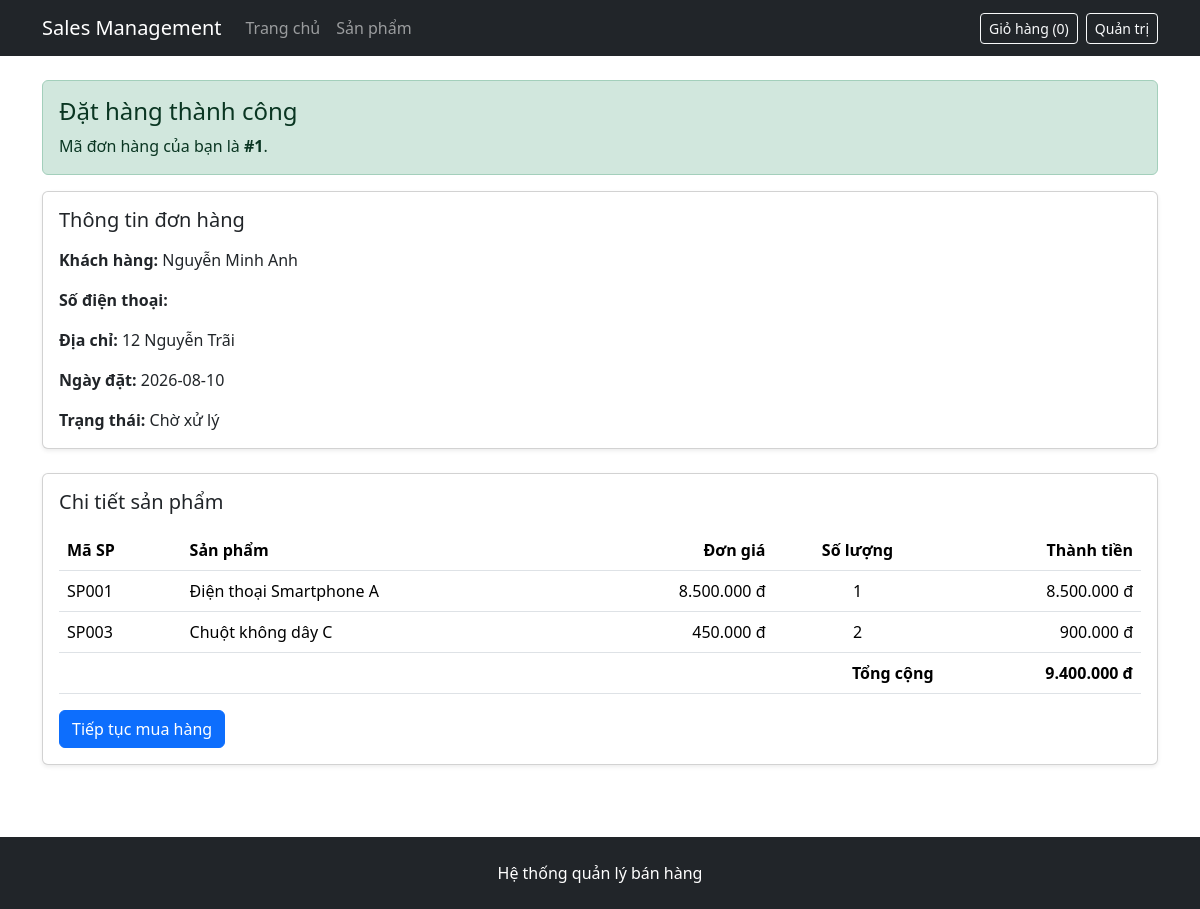
Page /order-success.php?id=1 on the committed database.
### tables this page shows
CREATE TABLE orders (
    OrderID INT AUTO_INCREMENT PRIMARY KEY,
    OrderDate DATE NOT NULL,
    CustomerID INT NOT NULL,
    EmployeeID INT NOT NULL,
    ShipperID INT NOT NULL,

    CONSTRAINT fk_orders_customer
        FOREIGN KEY (CustomerID) REFERENCES customers(CustomerID),
    CONSTRAINT fk_orders_employee
        FOREIGN KEY (EmployeeID) REFERENCES employees(EmployeeID),
    CONSTRAINT fk_orders_shipper
        FOREIGN KEY (ShipperID) REFERENCES shippers(ShipperID)
);

CREATE TABLE customers (
    CustomerID INT AUTO_INCREMENT PRIMARY KEY,
    CustomerName VARCHAR(100) NOT NULL,
    ContactName VARCHAR(100),
    Address VARCHAR(200),
    City VARCHAR(100),
    PostalCode VARCHAR(20),
    Country VARCHAR(100),
    Phone VARCHAR(20)
);

CREATE TABLE orderdetail (
    OrderDetailID INT AUTO_INCREMENT PRIMARY KEY,
    Quantity INT NOT NULL,
    UnitPrice DECIMAL(12,2) NOT NULL,
    OrderID INT NOT NULL,
    ProductID INT NOT NULL,

    CONSTRAINT chk_orderdetail_quantity CHECK (Quantity > 0),
    CONSTRAINT chk_orderdetail_unitprice CHECK (UnitPrice >= 0),
    CONSTRAINT fk_orderdetail_order
        FOREIGN KEY (OrderID)
        REFERENCES orders(OrderID)
        ON DELETE CASCADE,
    CONSTRAINT fk_orderdetail_product
        FOREIGN KEY (ProductID) REFERENCES products(ProductID)
);

CREATE TABLE products (
    ProductID INT AUTO_INCREMENT PRIMARY KEY,
    ProductCode VARCHAR(50) NOT NULL UNIQUE,
    ProductName VARCHAR(255) NOT NULL,
    Description TEXT,
    Unit VARCHAR(20),
    Price DECIMAL(12,2) NOT NULL DEFAULT 0,
    StockQuantity INT NOT NULL DEFAULT 0,
    IsActive BOOLEAN NOT NULL DEFAULT TRUE,
    SupplierID INT NOT NULL,
    CategoryID INT NOT NULL,

    CONSTRAINT chk_products_price CHECK (Price >= 0),
    CONSTRAINT chk_products_stock CHECK (StockQuantity >= 0),
    CONSTRAINT fk_products_supplier
        FOREIGN KEY (SupplierID) REFERENCES suppliers(SupplierID),
    CONSTRAINT fk_products_category
        FOREIGN KEY (CategoryID) REFERENCES categories(CategoryID)
);

### public/order-success.php (the view, shortened to what this page needs)
<?php
require_once '/var/www/src/config/database.php';
$orderID = isset($_GET['id'])
    ? (int) $_GET['id']
    : 0;
$sqlOrder = "
    SELECT
        o.OrderID,
        o.OrderDate,
        c.CustomerName,
        c.Phone,
        c.Address
    FROM orders o, customers c
    WHERE o.CustomerID = c.CustomerID
      AND o.OrderID = ?
";
$stmtOrder = $conn->prepare($sqlOrder);
$stmtOrder->bind_param('i', $orderID);
$stmtOrder->execute();
$orderResult = $stmtOrder->get_result();
$order = $orderResult->fetch_assoc();
$sqlDetail = "
    SELECT
        od.Quantity,
        od.UnitPrice,
        p.ProductCode,
        p.ProductName
    FROM orderdetail od, products p
    WHERE od.ProductID = p.ProductID
      AND od.OrderID = ?
    ORDER BY od.OrderDetailID
";
$stmtDetail = $conn->prepare($sqlDetail);
$stmtDetail->bind_param('i', $orderID);
$stmtDetail->execute();
$detailResult = $stmtDetail->get_result();
$orderItems = [];
$orderTotal = 0;
while ($row = $detailResult->fetch_assoc()) {
    $row['Subtotal'] =
        (float) $row['UnitPrice']
        * (int) $row['Quantity'];
    $orderTotal += $row['Subtotal'];
    $orderItems[] = $row;
}
$orderStatus = 'Chờ xử lý';
require_once '/var/www/src/includes/frontend/header.php';
require_once '/var/www/src/includes/frontend/navbar.php';
?>
<div class="container py-4">
    <div class="alert alert-success">
        <h1 class="h4 mb-2">
            Đặt hàng thành công
        </h1>
        <p class="mb-0">
            Mã đơn hàng của bạn là
            <strong>#<?= (int) $order['OrderID'] ?></strong>.
        </p>
    </div>
    <div class="card shadow-sm mb-4">
        <div class="card-body">
            <h2 class="h5 mb-3">Thông tin đơn hàng</h2>
            <p>
                <strong>Khách hàng:</strong>
                <?= htmlspecialchars($order['CustomerName']) ?>
            </p>
            <p>
                <strong>Số điện thoại:</strong>
            </p>
            <p>
                <strong>Địa chỉ:</strong>
                <?= htmlspecialchars($order['Address'] ?? '') ?>
            </p>
            <p>
                <strong>Ngày đặt:</strong>
                <?= htmlspecialchars($order['OrderDate']) ?>
            </p>
            <p class="mb-0">
                <strong>Trạng thái:</strong>
                <?= htmlspecialchars($orderStatus) ?>
            </p>
        </div>
    </div>
    <div class="card shadow-sm">
        <div class="card-body">
            <h2 class="h5 mb-3">Chi tiết sản phẩm</h2>
            <div class="table-responsive">
                <table class="table align-middle">
                    <thead>
                        <tr>
                            <th>Mã SP</th>
                            <th>Sản phẩm</th>
                            <th class="text-end">Đơn giá</th>
                            <th class="text-center">Số lượng</th>
                            <th class="text-end">Thành tiền</th>
                        </tr>
                    </thead>
                    <tbody>
                        <?php foreach ($orderItems as $item): ?>
                            <tr>
                                <td>
                                    <?= htmlspecialchars($item['ProductCode']) ?>
                                </td>
                                <td>
                                    <?= htmlspecialchars($item['ProductName']) ?>
                                </td>
                                <td class="text-end">
                                    <?= number_format(
                                        (float) $item['UnitPrice'],
                                        0,
                                        ',',
                                        '.'
                                    ) ?> đ
                                </td>
                                <td class="text-center">
                                    <?= (int) $item['Quantity'] ?>
                                </td>
                                <td class="text-end">
                                    <?= number_format(
                                        (float) $item['Subtotal'],
                                        0,
                                        ',',
                                        '.'
                                    ) ?> đ
                                </td>
                            </tr>
                        <?php endforeach; ?>
                    </tbody>
                    <tfoot>
                        <tr>
                            <th colspan="4" class="text-end">
                                Tổng cộng
                            </th>
                            <th class="text-end">
                                <?= number_format(
                                    (float) $orderTotal,
                                    0,
                                    ',',
                                    '.'
                                ) ?> đ
                            </th>
                        </tr>
                    </tfoot>
                </table>
            </div>
            <a
                href="/products.php"
                class="btn btn-primary"
            >
                Tiếp tục mua hàng
            </a>
        </div>
    </div>
</div>
<?php
require_once '/var/www/src/includes/frontend/footer.php';

### rows in the picture
orders: OrderID "1", CustomerID.CustomerName "Nguyễn Minh Anh", CustomerID.Address "12 Nguyễn Trãi", OrderDate "2026-08-10"
orderdetail: ProductID.ProductCode "SP001", ProductID.ProductName "Điện thoại Smartphone A", UnitPrice "8.500.000", Quantity "1", Subtotal "8.500.000"
orderdetail: ProductID.ProductCode "SP003", ProductID.ProductName "Chuột không dây C", UnitPrice "450.000", Quantity "2", Subtotal "900.000"

### other values in the picture
$cartCount "0"
$orderStatus "Chờ xử lý"
$orderTotal "9.400.000"
